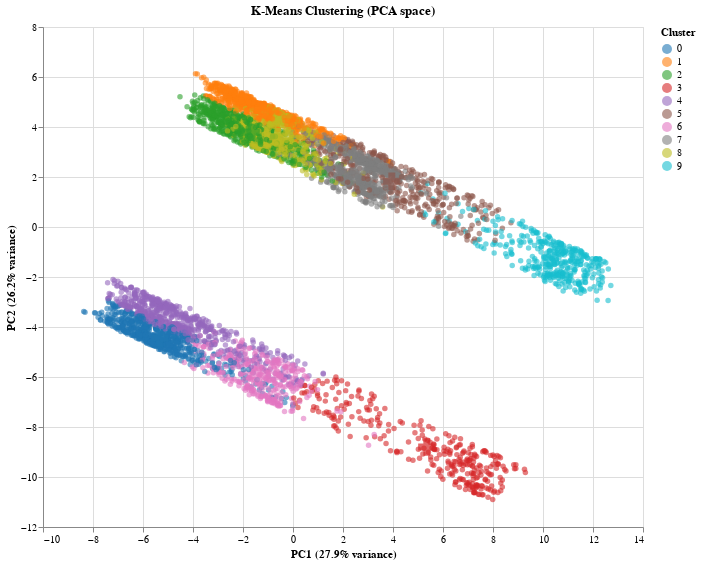

This figure's notebook cell:
### Code cell
# Get data for selected iteration
selected_iteration = len(iteration_data) - 1
iteration_info = iteration_data[selected_iteration]

# Create DataFrame for plotting
plot_df = X_pca_df.copy()
plot_df['cluster'] = iteration_info['clusters']
plot_df['cluster'] = plot_df['cluster'].astype(str)

# Create DataFrame for centroids
centroids_df = pd.DataFrame({
    'PC1': iteration_info['centroids_pc1'],
    'PC2': iteration_info['centroids_pc2'],
    'cluster': [str(i) for i in range(k)]
})

# Create scatter plot of data points
points = alt.Chart(plot_df).mark_circle(
    size=30,
    opacity=0.6
).encode(
    x=alt.X('PC1:Q', title=f'PC1 ({variance_explained[0]:.1%} variance)'),
    y=alt.Y('PC2:Q', title=f'PC2 ({variance_explained[1]:.1%} variance)'),
    color=alt.Color('cluster:N', title='Cluster',
                    scale=alt.Scale(scheme='category10')),
    tooltip=[
        alt.Tooltip('PC1:Q', format='.2f'),
        alt.Tooltip('PC2:Q', format='.2f'),
        'cluster:N'
    ]
)

# Create scatter plot of centroids
centroids_plot = alt.Chart(centroids_df).mark_point(
    shape='cross',
    size=300,
    filled=True,
    strokeWidth=3
).encode(
    x='PC1:Q',
    y='PC2:Q',
    color=alt.Color('cluster:N',
                    scale=alt.Scale(scheme='category10')),
    tooltip=[
        alt.Tooltip('PC1:Q', format='.2f'),
        alt.Tooltip('PC2:Q', format='.2f'),
        'cluster:N'
    ]
)

# Combine plots
chart = alt.layer(points, centroids_plot).properties(
    title='K-Means Clustering (PCA space)',
    width=600,
    height=500
)

chart

### Figure 1 — Vega-Lite specification as saved in the notebook (floating-point values rounded to 4 significant figures; data arrays with more than 128 entries replaced by an {"elided": "..."} marker saying what was removed)
{"config": {"view": {"continuousWidth": 300, "continuousHeight": 300}}, "layer": [{"data": {"name": "data-1c7e0e8a1a6e52faf915389b398f91a1"}, "mark": {"type": "circle", "opacity": 0.6, "size": 30}, "encoding": {"color": {"field": "cluster", "scale": {"scheme": "category10"}, "title": "Cluster", "type": "nominal"}, "tooltip": [{"field": "PC1", "format": ".2f", "type": "quantitative"}, {"field": "PC2", "format": ".2f", "type": "quantitative"}, {"field": "cluster", "type": "nominal"}], "x": {"field": "PC1", "title": "PC1 (27.9% variance)", "type": "quantitative"}, "y": {"field": "PC2", "title": "PC2 (26.2% variance)", "type": "quantitative"}}}, {"data": {"name": "data-2975028d833a02ac0d829853030d6d63"}, "mark": {"type": "point", "filled": true, "shape": "cross", "size": 300, "strokeWidth": 3}, "encoding": {"color": {"field": "cluster", "scale": {"scheme": "category10"}, "type": "nominal"}, "tooltip": [{"field": "PC1", "format": ".2f", "type": "quantitative"}, {"field": "PC2", "format": ".2f", "type": "quantitative"}, {"field": "cluster", "type": "nominal"}], "x": {"field": "PC1", "type": "quantitative"}, "y": {"field": "PC2", "type": "quantitative"}}}], "height": 500, "title": "K-Means Clustering (PCA space)", "width": 600, "$schema": "https://vega.github.io/schema/vega-lite/v5.20.1.json", "datasets": {"data-1c7e0e8a1a6e52faf915389b398f91a1": {"elided": "5235 records"}, "data-2975028d833a02ac0d829853030d6d63": [{"PC1": -5.33, "PC2": -4.446, "cluster": "0"}, {"PC1": -1.206, "PC2": 4.676, "cluster": "1"}, {"PC1": -1.677, "PC2": 3.787, "cluster": "2"}, {"PC1": 5.352, "PC2": -8.801, "cluster": "3"}, {"PC1": -4.341, "PC2": -3.885, "cluster": "4"}, {"PC1": 3.952, "PC2": 1.83, "cluster": "5"}, {"PC1": -1.383, "PC2": -5.955, "cluster": "6"}, {"PC1": 2.609, "PC2": 2.238, "cluster": "7"}, {"PC1": -0.6044, "PC2": 3.609, "cluster": "8"}, {"PC1": 10.29, "PC2": -1.225, "cluster": "9"}]}}
